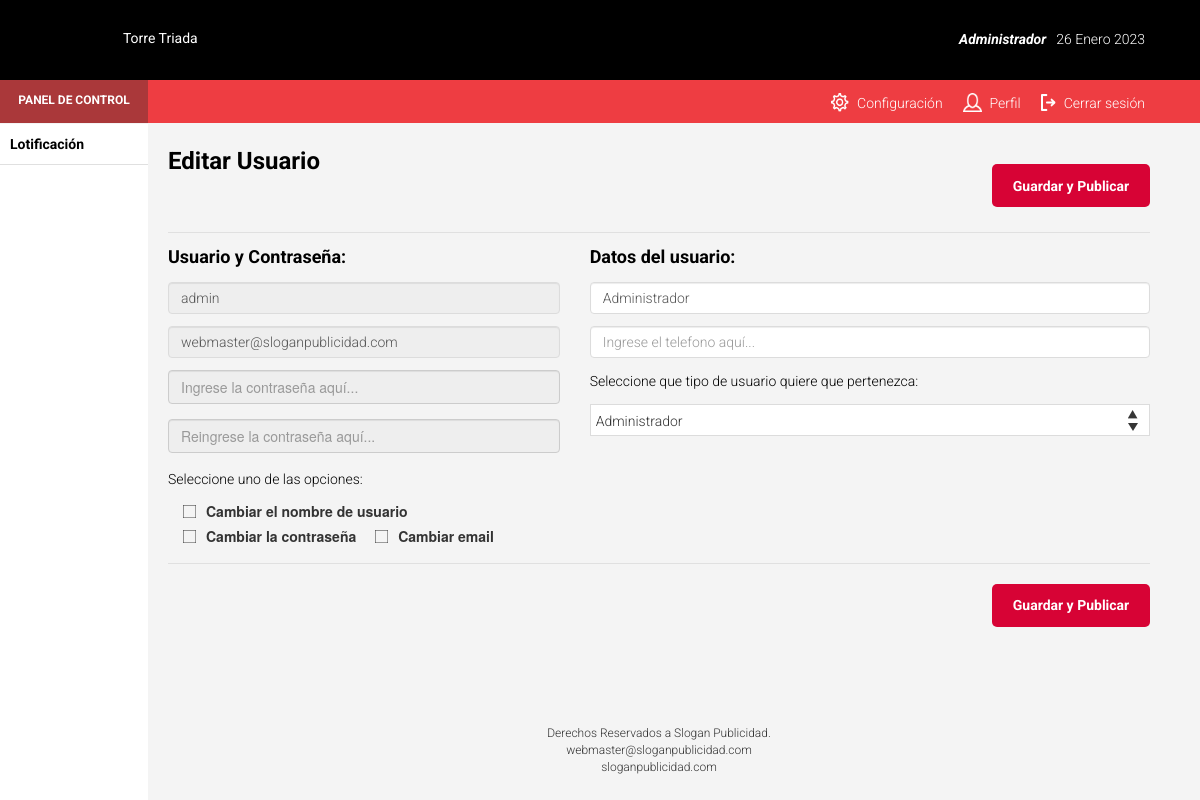
The app's page /admin/formusuario.php?idusuario=1 (signed in) with its own data.
### tables this page shows
CREATE TABLE `usuario` (
  `idusuario` int(11) NOT NULL,
  `nomusuario` varchar(255) NOT NULL,
  `password` varchar(255) NOT NULL,
  `status` int(5) NOT NULL,
  `idtipousuario` int(11) NOT NULL
);

CREATE TABLE `datosusuario` (
  `idusuario` int(11) NOT NULL,
  `nombre` varchar(255) NOT NULL,
  `email` varchar(255) NOT NULL,
  `telefono` varchar(255) NOT NULL,
  `token` varchar(255) NOT NULL
);

### admin/clases/tipousuario.php (called while the page is built, shortened)
<?php
include_once('conexion.php');
class tipousuario
{
  var $idtipousuario;
  function tipousuario($a=0,$b='',$stat=0)
  {
	  $this->idtipousuario=$a;
  }
 function listaTipousuarioActivas()
  {
	  $resultados=array();
	  $sql="select idtipousuario, nomtipousuario, status from tiposusuario where status=1";
	  $con=new conexion();
	  $temporal=$con->ejecutar_sentencia($sql);
	  while($fila=mysqli_fetch_array($temporal))
	  {
		  $registro=array();
		  $registro['idtipousuario']=$fila['idtipousuario'];
		  $registro['nomtipousuario']=$fila['nomtipousuario'];
		  $registro['status']=$fila['status'];
		  array_push($resultados, $registro);
	  }
	  return $resultados;
  }
  function obtener_tipousuario()
  {
	  $sql="select idtipousuario, nomtipousuario, status from tiposusuario where idtipousuario='".$this->idtipousuario."'";
	  $con=new conexion();
	  $resultados=$con->ejecutar_sentencia($sql);
	  while ($fila=mysqli_fetch_array($resultados))
	  {
		  $this->idtipousuario=$fila['idtipousuario'];
	  }
  }
}
?>

### admin/clases/conexion.php (called while the page is built, shortened)
<?php
class conexion
{
var $host;
var $user;
var $password;
var $bd;
var $conexion;
	function conexion()
	{
		$this->host='localhost';
		$this->user='root';
		$this->password='';
		$this->bd='proyecto';
	}
	function conectar()
	{
		$this->conexion= mysqli_connect($this->host, $this->user, $this->password);
		mysqli_select_db($this->conexion, $this->bd);
	}
	function ejecutar_sentencia($consulta)
	{
		$resultados=mysqli_query($this->conexion,$consulta);
		return $resultados;
	}
}
?>

### admin/clases/usuario.php (called while the page is built, shortened)
<?php
include_once('conexion.php');
include_once('tipousuario.php');
include_once('datosusuario.php');
class usuario
{
	var $idusuario;
	var $tiposusuario;
	var $datosusuario;
	function usuario($a = 0, $b = '', $c = '', $stat = 0, $idtipo = 0)
	{
		$this->idusuario=$a;
		$this->tiposusuario= new tipousuario($idtipo,'','');
		$this->tiposusuario->idtipousuario=$idtipo;
		$this->datosusuario= new datosusuario($a,'','','','');
	}
	function obtener_tipo_usuario()
	{
		$this->tiposusuario->obtener_tipousuario();
	}
	function obten_usuario()
	{
		$conexion=new conexion();
		$sql="select idusuario,nomusuario,password,status,idtipousuario from usuario where idusuario='".$this->idusuario."'";
		$result=$conexion->ejecutar_sentencia($sql);
		while($row=mysqli_fetch_array($result))
		{
			$this->idusuario=$row['idusuario'];
			$this->nomusuario=$row['nomusuario'];
			$this->tiposusuario->idtipousuario=$row['idtipousuario'];
		}
	}
	function obtener_datos()
	{
			$this->datosusuario->obtener_datos_usuario();
	}
}
?>

### admin/clases/seguridad.php (called while the page is built, shortened)
<?php
include_once('conexion.php');
include_once('usuario.php');
include_once('permiso.php');
include_once('tiposusuarioxpermiso.php');
class seguridad
{
	var $usuario;
	var $permiso;
	var $tipousuarioxpermiso;
	function seguridad()
	{
		$this->usuario= new usuario('','','','','');
		$this->permiso= new permiso('','','','');
		$this->tipousuarioxpermiso= new tiposusuarioxpermiso(0,0);
	}
	function valida_permiso_usuario($idusuario, $clavepermiso)
	{
		$this->usuario->idusuario=$idusuario;
		$this->permiso->clavepermiso=$clavepermiso;
		$this->usuario->obten_usuario();
		$this->usuario->obtener_tipo_usuario();
		$this->permiso->obtener_permisoclave();
		$this->tipousuarioxpermiso->idtipousuario=$this->usuario->tiposusuario->idtipousuario;
		$this->tipousuarioxpermiso->idpermiso=$this->permiso->idpermiso;
	return $this->tipousuarioxpermiso->existe_rol_permiso();
	}
}
?>

### admin/clases/datosusuario.php (called while the page is built, shortened)
<?php
include_once('conexion.php');
class datosusuario
{
	var $idusuario;
	function datosusuario($id=0,$nom='',$mail='',$tel='')
	{
			$this->idusuario=$id;
	}
	function obtener_datos_usuario()
	{
		$con = new conexion();
		$sql="SELECT * FROM datosusuario WHERE idusuario='".$this->idusuario."';";
		$registro=$con->ejecutar_sentencia($sql);
		while($fila = mysqli_fetch_array($registro))
		{
			$this->nombre=$fila['nombre'];
			$this->email=$fila['email'];
			$this->telefono=$fila['telefono'];
		}
	}
	}
?>

### admin/clases/permiso.php (called while the page is built, shortened)
<?php
include_once('conexion.php');
class permiso
{
	  var $clavepermiso;
	  function permiso($idp=0,$nomp='',$clavep='',$stat=0)
	  {
		  $this->clavepermiso=$clavep;
	  }
	function obtener_permisoclave()
	{
	  $sql="select idpermiso from permiso where clavepermiso='".$this->clavepermiso."';";
	  $con= new conexion();
	  $resultados=$con->ejecutar_sentencia($sql);
	  while ($fila=mysqli_fetch_array($resultados))
	  {
		$this->idpermiso=$fila['idpermiso'];
	  }
	}
}
?>

### admin/clases/tiposusuarioxpermiso.php (called while the page is built, shortened)
<?php
include_once('conexion.php');
class tiposusuarioxpermiso
{
var $idtipousuario;
var $idpermiso;
function tiposusuarioxpermiso($idtipousuario=0,$idpermiso=0)
{
$this->idtipousuario=$idtipousuario;
$this->idpermiso=$idpermiso;
}
function existe_rol_permiso()
{
$bandera=0;
$con=new conexion();
$sql='select idpermiso,idtipousuario from tipousuarioxpermiso where idtipousuario="'.$this->idtipousuario.'" and idpermiso="'.$this->idpermiso.'"';
$resultados=$con->ejecutar_sentencia($sql);
while ($fila=mysqli_fetch_array($resultados))
{
$bandera=1;
}
return $bandera;
}
}
?>

### admin/formusuario.php (the view, shortened to what this page needs)
<?php
	include_once('clases/usuario.php');
	include_once('clases/datosusuario.php');
	include_once('clases/tipousuario.php');
	include_once('clases/seguridad.php');
	$seguridad = new seguridad();
	if(isset($_REQUEST['idusuario'])){
		$id = $_REQUEST['idusuario'];
		$operacion = 'modificarusuario';
		$palabra = 'Editar Usuario';
	}
	else{
		$id = 0;
		$operacion = 'agregarusuario';
		$palabra = 'Nuevo Usuario';
	}
	$temporal = new usuario($id);
	$temporal -> obten_usuario();
	$temporal ->obtener_datos();
	$tipousuario = new tipousuario();
	$listipousuario = $tipousuario -> listaTipousuarioActivas();
	if($temporal->idusuario != 0){
		$disabled=' disabled';
		$opciones = '	<span class="textHelper">Seleccione uno de las opciones:</span>
                        <br>
                        <div class="espacios">
                        	<input onclick="cambiar()" type="checkbox" id="nameuser" name="nameuser" value="nameuser">
							<label for="nameuser"><span></span>Cambiar el nombre de usuario</label>
							<input onclick="cambiar2()" type="checkbox" id="contraseña" name="contra" value="pass">
							<label for="contraseña"><span></span>Cambiar la contraseña</label>
							<input onclick="cambiar3()" type="checkbox" id="emailCh" name="emailControl" value="emailControl">
							<label for="emailCh"><span></span>Cambiar email</label>
						</div>';
	}
	else{
		$disabled='';
		$opciones = '';
	}
	$clave='ModUser';
	$claveSelect='SelecTipo';
?>
<?php
include('header.html');
include('menu.php');
?>
        <div id="page-content-wrapper">
            <div class="page-content inset">
                <div class="row rowedit">
                    <div class="col-lg-6 col-md-6 col-sm-12 col-xs-12">
                        <p class="titulo"><?php echo $palabra;?></p>
                    </div>
                    <div class="col-lg-6 col-md-6 col-sm-12 col-xs-12">
                    	<form id="form-validation" action="operaciones.php" method="post" name="form1" onsubmit="return validar_campos()">
                    		<button type="submit" <?php if($seguridad->valida_permiso_usuario($_SESSION['idusuario'],$clave)==0) echo ' disabled ';?> name="operaciones" value="<?php echo $operacion; ?>" class="buttonguardar">Guardar y Publicar</button>
                    </div>
                    <div class="col-lg-12 col-md-12 col-sm-12 col-xs-12">
                    	<hr class="hrmenu">
                    </div>
                    <div class="clearfix"></div>
                     <div class="col-lg-12 col-md-12 col-sm-12 col-xs-12">
                    </div>
                    <div class="col-lg-5 col-md-6 col-sm-12 col-xs-12">
                    	<p class="subtitulo">Usuario y Contraseña:</p>
                    	<div id="nomuser" class="form-group espacios">
                        	<input id="checkuser" <?=$disabled?> name="nomuser" type="text" class="form-control" placeholder="Ingrese el nombre de usuario aquí..." value="<?php echo $temporal->nomusuario; ?>">
                       	</div>
                       	<div id="email" class="form-group espacios">
                        	<input <?=$disabled?> name="email" id="emailC" type="text" class="form-control" placeholder="Ingrese el correo aquí..." value="<?php echo $temporal->datosusuario->email; ?>">
                       	</div>
                       	<div id="pass" class="form-group">
                        	<input id="usepass" <?=$disabled?> name="pass" type="password" class="form-control" placeholder="Ingrese la contraseña aquí..." value="">
                       	</div>
                       	<div id="repass" class="form-group">
                        	<input id="userepass" <?=$disabled?> name="repass" type="password" class="form-control" placeholder="Reingrese la contraseña aquí..." value="">
                       	</div>
        				<?=$opciones?>
                    </div>
                    <div class="col-lg-7 col-md-6 col-sm-12 col-xs-12">
                    	<p class="subtitulo">Datos del usuario:</p>
                    	<div id="nombre" class="form-group espacios">
                        	<input name="nombre" type="text" class="form-control" placeholder="Ingrese el nombre completo aquí..." value="<?php echo $temporal->datosusuario->nombre; ?>">
                       	</div>
                       	<div id="telefono" class="form-group espacios">
                        	<input name="telefono" type="text" class="form-control" placeholder="Ingrese el telefono aquí..." value="<?php echo $temporal->datosusuario->telefono; ?>">
                       	</div>
                       	<div <?php if($seguridad->valida_permiso_usuario($_SESSION['idusuario'],$claveSelect)==0) echo ' style="display: none"';?>>
	                       	<span class="textHelper">Seleccione que tipo de usuario quiere que pertenezca:</span>
							<br>
								<div class="styled-select-form">
		                        	<select id="typeuser" name="tipo">
		                        	<?php
		                        	foreach ($listipousuario as $elemento) {
										$bandera = '';
										if($elemento['idtipousuario'] == $temporal->tiposusuario->idtipousuario)
										$bandera = ' selected';
										echo '<option value="'.$elemento['idtipousuario'].'" '.$bandera.' class="styled-select-form" >'.$elemento['nomtipousuario'].'</option>';
									}
		                        	?>
		                            </select>
		                        </div>
	                    </div>
                    </div>
                    <div class="clearfix"></div>
                    <div class="col-lg-12 col-md-12 col-sm-12 col-xs-12">
                    	<hr class="hrmenu">
                    </div>
                    <div class="clearfix"></div>
                    <div class="col-lg-12 col-md-12 col-sm-12 col-xs-12">
                    		<button type="submit" <?php if($seguridad->valida_permiso_usuario($_SESSION['idusuario'],$clave)==0) echo ' disabled ';?> name="operaciones" value="<?php echo $operacion; ?>" class="buttonguardar">Guardar y Publicar</button>
                    </div>
                    <footer id="footer">
                    	<div class="col-lg-12 col-md-12 col-sm-12 col-xs-12 text-center">
												Derechos Reservados a Slogan Publicidad.
												<br>
												webmaster@sloganpublicidad.com
												<br>
												sloganpublicidad.com
                    	</div>
                    </footer>
                </div>
            </div>
        </div>
    </div>
</body>
</html>

### admin/css/styles.css (style rules this page uses)
html,body { opacity: 0 }
#navBlack { padding:0; margin-bottom:0; padding-top:0; padding-bottom:0; background-color:#000; height:80px; }
#username { font-family: 'Roboto', sans-serif; font-weight:700; font-style:italic; font-size:14px; float:right; color:#FFF; margin: 29px 10px 0 0; }
#fecha { font-family: 'Roboto', sans-serif; font-weight:300; font-size:14px; float:right; color:#FFF; margin: 29px 40px 0 0; }
#urlLocker { font-family: 'Roboto', sans-serif; font-weight:400; font-size:14px; color:#FFF; position: relative; bottom: 7px }
#navBlue { padding:0; margin-bottom:0; padding-top:0; padding-bottom:0; background-color: #ee3d42; height:43px; top:80px; z-index: 1; }
#barraazul { background-color: #aa383a; height:43px; width:148px; position:absolute; left:0; }
#panel { font-family: 'Roboto', sans-serif; font-weight:700; font-size:12px; color:#FFF; text-align:center; margin: 12px 0 0 0; }
.imgresources { margin: -4px 8px 0 0; }
.letras { font-family: 'Roboto', sans-serif; font-weight: 300; font-size: 14px; color: #FFF; }
ul { margin-top:0; margin-bottom:0; list-style:none; }
#ulmenu li { display: block; float: right; cursor: pointer; }
.limenu { margin: 12px 20px 0 0px; cursor: pointer; }
#li1 { margin: 12px 40px 0 0; cursor: pointer; }
body { background-color: #f4f4f4; }
.titulo { font-family: 'Roboto', sans-serif; font-weight:700; font-size:24px; color:#000; float:left; margin: 0px 0 0px 0; }
.subtitulo { font-family: 'Roboto', sans-serif; font-weight:700; font-size:18px; color:#000; margin: 10px 0 10px 0; }
.rowedit { padding: 0 30px 0 0; }
input[type=text] { background:#FFF; font-family: 'Roboto', sans-serif; font-size:14px; font-weight:300; border:1px solid #dcdcdc; width:100%; height:32px; }
.espacios { margin: 12px 0 12px 0; }
input[type="checkbox"] + label span { display: inline-block; width: 13px; height: 13px; background: url(../img/check.png) left top no-repeat; margin: -3px 10px 0 15px; vertical-align: middle; cursor:pointer; }
footer { font-family: 'Roboto', sans-serif; font-size:12px; font-weight:300 !important;; }
.buttonguardar { background-color:#d70335; -webkit-border-top-left-radius:5px; -moz-border-radius-topleft:5px; border-top-left-radius:5px; -webkit-border-top-right-radius:5px; -moz-border-radius-topright:5px; border-top-right-radius:5px; -webkit-border-bottom-right-radius:5px; -moz-border-radius-bottomright:5px; border-bottom-right-radius:5px; -webkit-border-bottom-left-radius:5px; -moz-border-radius-bottomleft:5px; border-bottom-left-radius:5px; text-indent:0px; display:inline-block; color:#ffffff; font-family: 'Roboto', sans-serif; font-size:14px; font-weight:700; font-style:normal; height:43px; line-height:36px; width:158px; text-decoration:none; text-align:center; border: none; float:right; margin: 20px 0 25px 0; }
.textHelper { color:#000; font-family: 'Roboto', sans-serif; font-size:14px; font-weight:300; margin:10px 0 0 0; }
.styled-select-form select { background: transparent; width: 100%; padding: 5px; font-family: 'Roboto', sans-serif; font-size:14px; font-weight:300; line-height: 1; border: 0; border-radius: 0; height: 32px; -webkit-appearance: none; }
.styled-select-form { width: 100%; height: 32px; overflow: hidden; background:url(../img/arrow.png) no-repeat 98% #FFF; border:1px solid #dcdcdc; margin: 13px 0 20px 0 }

### admin/css/simple-sidebar.css (style rules this page uses)
#page-content-wrapper { width: 100%; height: 100%; }
.hrmenu { margin-top: 0px; margin-bottom: 0px; border: 1px; border-top: 1px solid #E0E0E0; }
.inset { padding: 20px; }

### records on screen
usuario: nomuser "admin"
datosusuario: email "webmaster@sloganpublicidad.com", nombre "Administrador"

### other values on screen
$palabra "Editar Usuario"
form field tipo "Administrador"
